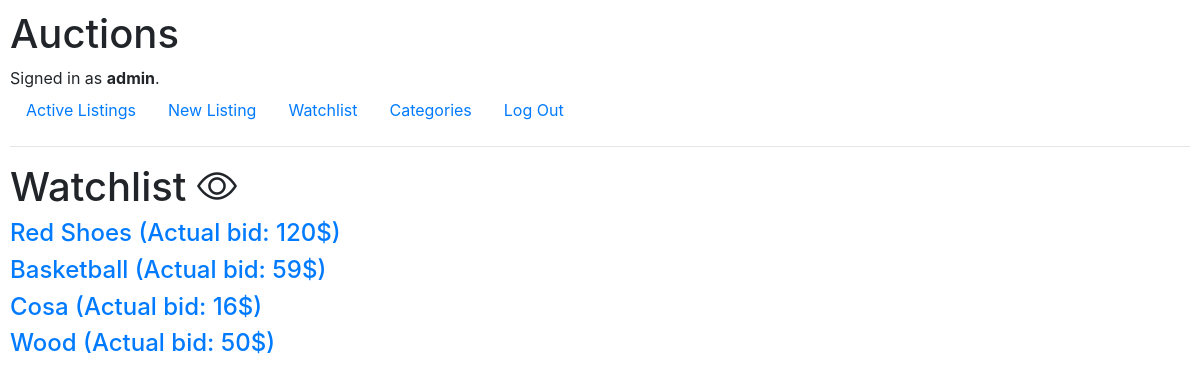
Page /watchlist (signed in) on the committed database.
### auctions/models.py (models this page shows, shortened)
class User(AbstractUser):
    def __str__(self):
        return f"{self.id} ({self.username})"

class Watchlist(models.Model):
    user =  models.ForeignKey(User, on_delete=models.CASCADE, related_name="user")
    item = models.ForeignKey(Auction, on_delete=models.CASCADE, related_name="item")

class Auction(models.Model):
    itemname = models.CharField(max_length=64)
    owner =  models.ForeignKey(User, on_delete=models.CASCADE, related_name="itemowner")
    category = models.CharField(max_length=64)
    imgurl =  models.CharField(max_length=1000)
    description = models.CharField(max_length=1000)
    currentbid = models.IntegerField()
    isactive = models.BooleanField()
    winnerid = models.IntegerField()
    def __str__(self):
        return f"{self.itemname} published by {self.owner} ({self.category})"

### auctions/views.py (the view)
# urls.py: path("watchlist", views.watchlist, name="watchlist"),
@login_required
def watchlist(request):
    u = request.user
    w = Watchlist.objects.filter(user=u)
    try:
        print(w[0].item)
    except:
        return render(request, "auctions/watchlist.html", {
        "message":"There are no items in your watchlist"
    })
    print(f"length of wl {len(w)}")
    return render(request, "auctions/watchlist.html", {
        "watchlist":w
    })

### auctions/templates/auctions/watchlist.html (shortened to what this page needs)
{% extends "auctions/layout.html" %}
{% block body %}
    <h1>Watchlist <i class="bi bi-eye"></i></h1>
    {% for list in watchlist %}
    <h4><a href="{{ list.item.itemname }}">{{ list.item.itemname }} (Actual bid: {{ list.item.currentbid }}$)</a></h4>
    {% endfor %}
{% endblock %}

### auctions/templates/auctions/layout.html (shortened to what this page needs)
{% load static %}
<!DOCTYPE html>
<html lang="en">
    <head>
        <link rel="stylesheet" href="https://stackpath.bootstrapcdn.com/bootstrap/4.4.1/css/bootstrap.min.css">
        <link href="{% static 'auctions/styles.css' %}" rel="stylesheet">
        <link rel="stylesheet" href="https://cdn.jsdelivr.net/npm/bootstrap-icons@1.8.0/font/bootstrap-icons.css">
    </head>
    <body>
        <h1>Auctions</h1>
        <div>
            {% if user.is_authenticated %}
                Signed in as <strong>{{ user.username }}</strong>.
            {% else %}
                Not signed in.
            {% endif %}
        </div>
        <ul class="nav">
            <li class="nav-item">
                <a class="nav-link" href="{% url 'index' %}">Active Listings</a>
            </li>
            {% if user.is_authenticated %}
                <li class="nav-item">
                    <a class="nav-link" href="{% url 'new' %}">New Listing</a>
                </li>
                <li class="nav-item">
                    <a class="nav-link" href="{% url 'watchlist' %}">Watchlist</a>
                </li>
                <li class="nav-item">
                    <a class="nav-link" href="{% url 'categoriesf' %}">Categories</a>
                </li>
                <li class="nav-item">
                    <a class="nav-link" href="{% url 'logout' %}">Log Out</a>
                </li>
            {% endif %}
        </ul>
        <hr>
        {% block body %}
        {% endblock %}
    </body>
</html>

### auctions/static/auctions/styles.css (style rules this page uses)
body { padding: 10px; }

### rows in the picture
User: username "admin"
Watchlist: item.itemname "Red Shoes", item.currentbid "120"
Watchlist: item.itemname "Basketball", item.currentbid "59"
Watchlist: item.itemname "Cosa", item.currentbid "16"
Watchlist: item.itemname "Wood", item.currentbid "50"
